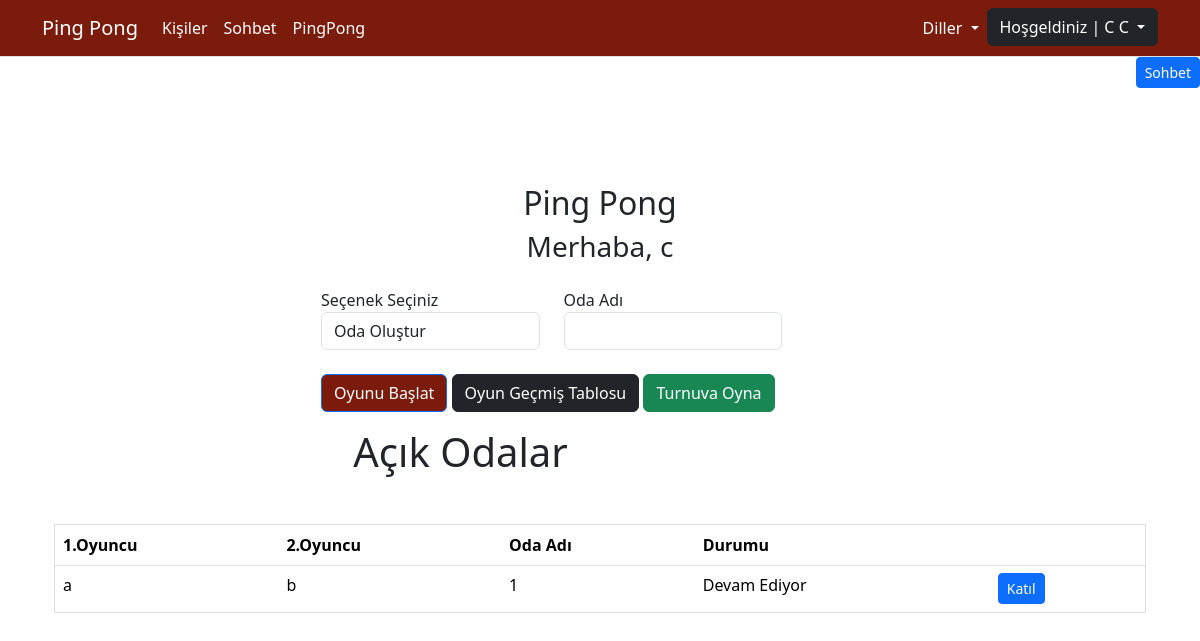
/tr/sohbet/anasayfa/ (signed in), run on an earlier commit of the app's database.
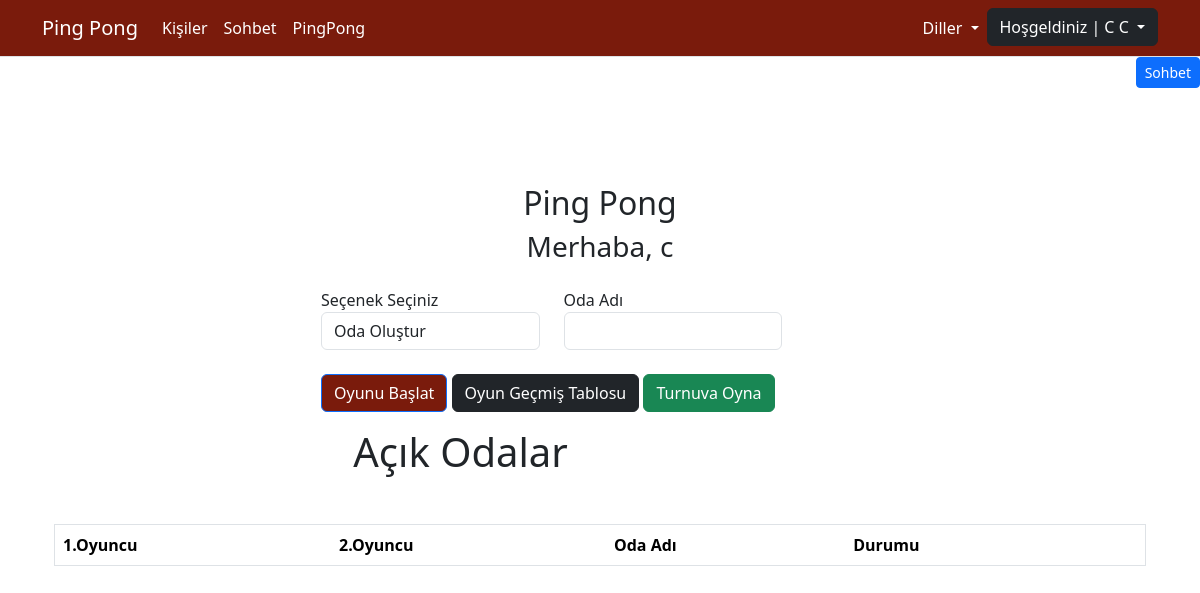
And on a later commit of the database.
### chat/models.py (models this page shows, shortened)
class Room(models.Model):
    room_name = models.CharField(max_length=255, unique=True)
    game_creator = models.CharField(max_length=100)
    game_opponent = models.CharField(max_length=100, blank=True, null=True)
    is_over = models.BooleanField(default=False)
    winner = models.CharField(max_length=100, blank=True, null=True)

### chat/views.py (the view, shortened to what this page needs)
# urls.py: path(_("anasayfa/"), views.sohbet_anasayfa, name="sohbet_anasayfa"),
@login_required
def sohbet_anasayfa(request):
    odalar = Room.objects.all()
    return render(request, 'sohbet_anasayfa.html', {'odalar':odalar})

### chat/templates/sohbet_anasayfa.html (shortened to what this page needs)
{% extends "base.html" %}
{% load static %}
{% load i18n %}
{% block css_files %}
	<link rel="stylesheet" href="{% static 'chat/css/styles.css' %}">
{% endblock %}
{% block content %}
<div class="container mt-5 pt-5">
	<h2 class="text-center">Ping Pong</h2>
	<h3 class="text-center"> Merhaba, {{ request.user.username }}</h3>
	<form method="post" action="{% url 'sohbet_anasayfa' %}">
		<div class="col-md-6 mx-auto mt-4">
			<div class="row">
				<div class="col-12 col-md-8 col-lg-6 col-xl-5">
					<label>Seçenek Seçiniz</label>
					<select class="form-control" name="option">
						<option value="1">Oda Oluştur</option>
					</select>
				</div>
				<div class="col-12 col-md-8 col-lg-6 col-xl-5">
					<label>Oda Adı</label>
					<input type="text" id="oda_ismi" name="oda_ismi" class="form-control" required>
				</div>
				<div class="mb-3">
					<br>
					<button type="submit" id="submit" class="btn btn-primary" style="background-color:#7a1b0c;">Oyunu Başlat</button>
					<a href="{% url 'oyun_gecmis' %}" class="btn btn-dark">Oyun Geçmiş Tablosu</a>
					<a href="{% url 'turnuva' %}" class="btn btn-success">Turnuva Oyna</a>
				</div>
			</div>
		</div>
	</form>
	<div class="col-xs-12 text-center">
		<h1 class ="col-sm-9">Açık Odalar</h1>
	</div>
	<form method="post" action="{% url 'sohbet_anasayfa' %}">
		<div class="container mt-5 table-responsive">
			<table class="table table-striped"
			cellspacing="0" cellpadding="1" border="1" width="300">
				<thead>
					<tr>
						<th scope="col">1.Oyuncu</th>
						<th scope="col">2.Oyuncu</th>
						<th scope="col">Oda Adı</th>
						<th scope="col">Durumu</th>
						<th></th>
					</tr>
				</thead>
				<tbody>
					{% for oda in odalar %}
						<tr>
							{% if not oda.is_over %}
								<td>{% if oda.game_creator == request.user.username %}Siz{% else %}{{ oda.game_creator }}{% endif %}</td>
								<td>{% if oda.game_opponent == request.user.username %}Siz{%else%}{{ oda.game_opponent }}{% endif %}{% if not oda.game_opponent or not oda.game_opponent  %}Oyuncu Beklenmekte{% endif %}</td>
								<td>{{oda.room_name}}</td>
								<td>{% if oda.is_over == 0 %}Devam Ediyor{%endif%}</td>
								<td><input type="hidden" id="option" name="option" value='2'>
								<button type="submit" id="submit" class="btn btn-sm btn-primary">Katıl</button></td>
							{% endif %}
						</tr>
						{% endfor %}
					</tbody>
				</table>
			</div>
	</form>
</div>
{% endblock %}

What changed in the data, as far as the page shows it:
removed Room: game_creator "a", game_opponent "b", room_name "1", is_over "Devam Ediyor"
